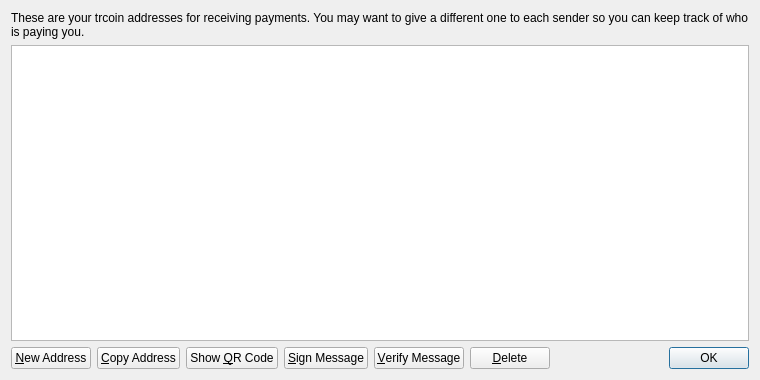
<?xml version="1.0" encoding="UTF-8"?>
<ui version="4.0">
 <class>AddressBookPage</class>
 <widget class="QWidget" name="AddressBookPage">
  <property name="geometry">
   <rect>
    <x>0</x>
    <y>0</y>
    <width>760</width>
    <height>380</height>
   </rect>
  </property>
  <property name="windowTitle">
   <string>Address Book</string>
  </property>
  <layout class="QVBoxLayout" name="verticalLayout">
   <item>
    <widget class="QLabel" name="labelExplanation">
     <property name="text">
      <string>These are your trcoin addresses for receiving payments. You may want to give a different one to each sender so you can keep track of who is paying you.</string>
     </property>
     <property name="textFormat">
      <enum>Qt::PlainText</enum>
     </property>
     <property name="wordWrap">
      <bool>true</bool>
     </property>
    </widget>
   </item>
   <item>
    <widget class="QTableView" name="tableView">
     <property name="contextMenuPolicy">
      <enum>Qt::CustomContextMenu</enum>
     </property>
     <property name="toolTip">
      <string>Double-click to edit address or label</string>
     </property>
     <property name="tabKeyNavigation">
      <bool>false</bool>
     </property>
     <property name="alternatingRowColors">
      <bool>true</bool>
     </property>
     <property name="selectionMode">
      <enum>QAbstractItemView::SingleSelection</enum>
     </property>
     <property name="selectionBehavior">
      <enum>QAbstractItemView::SelectRows</enum>
     </property>
     <property name="sortingEnabled">
      <bool>true</bool>
     </property>
     <attribute name="verticalHeaderVisible">
      <bool>false</bool>
     </attribute>
    </widget>
   </item>
   <item>
    <layout class="QHBoxLayout" name="horizontalLayout">
     <item>
      <widget class="QPushButton" name="newAddressButton">
       <property name="toolTip">
        <string>Create a new address</string>
       </property>
       <property name="text">
        <string>&amp;New Address</string>
       </property>
       <property name="icon">
        <iconset resource="../bitcoin.qrc">
         <normaloff>:/icons/add</normaloff>:/icons/add</iconset>
       </property>
      </widget>
     </item>
     <item>
      <widget class="QPushButton" name="copyToClipboard">
       <property name="toolTip">
        <string>Copy the currently selected address to the system clipboard</string>
       </property>
       <property name="text">
        <string>&amp;Copy Address</string>
       </property>
       <property name="icon">
        <iconset resource="../bitcoin.qrc">
         <normaloff>:/icons/editcopy</normaloff>:/icons/editcopy</iconset>
       </property>
      </widget>
     </item>
     <item>
      <widget class="QPushButton" name="showQRCode">
       <property name="text">
        <string>Show &amp;QR Code</string>
       </property>
       <property name="icon">
        <iconset resource="../bitcoin.qrc">
         <normaloff>:/icons/qrcode</normaloff>:/icons/qrcode</iconset>
       </property>
      </widget>
     </item>
     <item>
      <widget class="QPushButton" name="signMessage">
       <property name="toolTip">
        <string>Sign a message to prove you own a Bitcoin address</string>
       </property>
       <property name="text">
        <string>&amp;Sign Message</string>
       </property>
       <property name="icon">
        <iconset resource="../bitcoin.qrc">
         <normaloff>:/icons/edit</normaloff>:/icons/edit</iconset>
       </property>
      </widget>
     </item>
     <item>
      <widget class="QPushButton" name="verifyMessage">
       <property name="toolTip">
        <string>Verify a message to ensure it was signed with a specified Bitcoin address</string>
       </property>
       <property name="text">
        <string>&amp;Verify Message</string>
       </property>
       <property name="icon">
        <iconset resource="../bitcoin.qrc">
         <normaloff>:/icons/transaction_0</normaloff>:/icons/transaction_0</iconset>
       </property>
      </widget>
     </item>
     <item>
      <widget class="QPushButton" name="deleteButton">
       <property name="toolTip">
        <string>Delete the currently selected address from the list. Only sending addresses can be deleted.</string>
       </property>
       <property name="text">
        <string>&amp;Delete</string>
       </property>
       <property name="icon">
        <iconset resource="../bitcoin.qrc">
         <normaloff>:/icons/remove</normaloff>:/icons/remove</iconset>
       </property>
      </widget>
     </item>
     <item>
      <spacer name="horizontalSpacer">
       <property name="orientation">
        <enum>Qt::Horizontal</enum>
       </property>
       <property name="sizeHint" stdset="0">
        <size>
         <width>40</width>
         <height>20</height>
        </size>
       </property>
      </spacer>
     </item>
     <item>
      <widget class="QDialogButtonBox" name="buttonBox">
       <property name="sizePolicy">
        <sizepolicy hsizetype="Maximum" vsizetype="Fixed">
         <horstretch>0</horstretch>
         <verstretch>0</verstretch>
        </sizepolicy>
       </property>
       <property name="standardButtons">
        <set>QDialogButtonBox::Ok</set>
       </property>
      </widget>
     </item>
    </layout>
   </item>
  </layout>
 </widget>
 <resources>
  <include location="../bitcoin.qrc"/>
 </resources>
 <connections/>
</ui>
